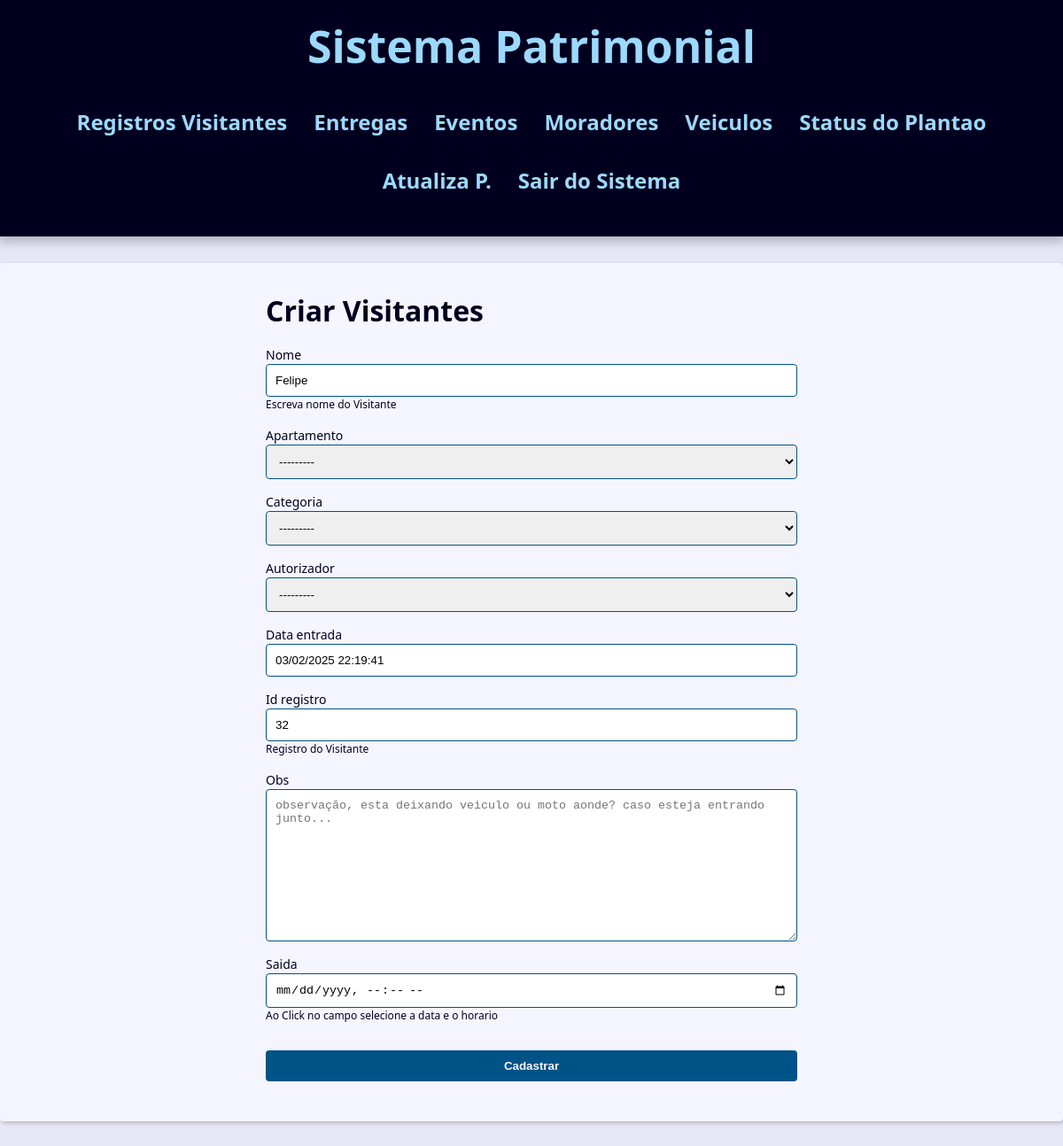
Screenshot of /porteiros/visitantes/4/update/ (signed in) with the database file from the repository.
### contact/models.py (models this page shows, shortened)
class Visitante(models.Model):
    nome = models.CharField(max_length=254)
    apartamento = models.ForeignKey(Apartamento,
                                    on_delete=models.SET_NULL,
                                    blank=True, null=True
                                     )
    categoria = models.ForeignKey(Categoria,
                                    on_delete=models.SET_NULL,
                                    blank=True, null=True
                                     )
    autorizador = models.ForeignKey(User, on_delete=models.SET_NULL,
                                    blank=True, null=True
                                     )
    data_entrada = models.DateTimeField(default=timezone.now)
    id_registro = models.CharField(max_length=50)
    obs = models.TextField(blank=True)
    saida = models.DateTimeField(null=True, blank=True)

### contact/views/contact_forms.py (the view, shortened to what this page needs)
@porteiro_required
def visitanteIndexUpdate(request, visitante_id):
    visitante = get_object_or_404(Visitante, pk=visitante_id)
    form_action = reverse('contact:visitanteIndexUpdate', args=(visitante_id,))
    context = {
        'form': VisitantesForm(instance=visitante),
        'form_action': form_action,
    }
    return render(
        request,
        'contact/visitantes/create.html',
        context,
    )

### contact/models.py (called while the page is built)
    def __str__(self) -> str:
        return self.numero_apartamento

### contact/views/user_forms.py (called while the page is built)
def porteiro_required(view_func):
    @wraps(view_func)
    @login_required
    def _wrapped_view(request, *args, **kwargs):
        if not request.user.groups.filter(name="porteiro").exists():  # Verifica se o usuário está no grupo 'porteiro'
            messages.error(request, 'Acesso negado! Apenas porteiros podem acessar esta área.')
            return redirect('contact:login_views')  # Redireciona para login se não for porteiro
        return view_func(request, *args, **kwargs)
    return _wrapped_view

### contact/templates/contact/visitantes/create.html (shortened to what this page needs)
{% extends "global/base.html" %}
{% block content %}
<div class="form-wrapper">
    <h1>Criar Visitantes</h1>
    <form
      action="{{ form_action }}"
      method="POST"
      enctype="multipart/form-data"
    >
    <div class="form-content">
        {% for field in form %}
            <div class="form-group">
                <label for="{{ field.id_for_label }}">{{ field.label }}</label>
                {{ field }}
                {% if field.help_text %}
                    <p class="help-text">{{ field.help_text }}</p>
                {% endif %}
            </div>
        {% endfor %}
    </div>
    <div class="form-content">
        <div class="form-group">
          <button class="btn" type="submit">Cadastrar</button>
        </div>
    </div>
    </form>
</div>
<link rel="stylesheet" href="https://cdn.jsdelivr.net/npm/flatpickr/dist/flatpickr.min.css">
{% endblock content %}

### base_static/global/css/style.css (style rules this page uses)
:root { --spacing: 1.5rem; --link-dark-color: rgb(0, 83, 134); --link-light-color: rgb(156, 217, 255); --clr-white: rgb(245, 245, 255); --clr-black: rgb(0, 0, 30); --clr-light-gray: rgb(230, 230, 245); --clr-dark-shadow-5: rgba(0, 0, 10, 5%); --clr-dark-shadow-10: rgba(0, 0, 10, 10%); --clr-dark-shadow-20: rgba(0, 0, 10, 20%); --clr-light-shadow-5: rgba(200, 200, 255, 5%); --clr-light-shadow-10: rgba(200, 200, 255, 10%); --clr-light-shadow-20: rgba(200, 200, 255, 20%); --main-page-width: 120rem; --table-min-width: 60rem; --biggest-font-size: 5rem; --bigger-font-size: 4rem; --big-font-size: 3.2rem; --medium-font-size: 2.4rem; --small-font-size: 1.6rem; --smaller-font-size: 1.4rem; --smallest-font-size: 1.2rem; --transition-fast: 300ms; --transition-medium: 600ms; --transition-slow: 1s; --default-border-radius: 4px; }
*, *::before, *::after { margin: 0; padding: 0; box-sizing: border-box; }
html { font-size: 62.5%; }
body { font-family: system-ui, -apple-system, BlinkMacSystemFont, 'Segoe UI', Roboto, Oxygen, Ubuntu, Cantarell, 'Open Sans', 'Helvetica Neue', sans-serif; line-height: 1.5; font-size: var(--small-font-size); color: var(--clr-black); -webkit-font-smoothing: antialiased; background: var(--clr-light-gray); }
.form-wrapper { max-width: 60rem; margin: var(--spacing) auto; }
.form-content { margin: var(--spacing) 0; }
.form-group { display: flex; flex-direction: column; padding-bottom: var(--spacing); }
.form-group p { margin: 1em 0; }
.form-group .help-text, .form-group .help-text ~ ul { margin: 0; font-size: var(--smallest-font-size); list-style: none; }
.form-group input, .form-group textarea, .form-group select { padding: 1rem; border-radius: var(--default-border-radius); border: 1px solid var(--link-dark-color); }
.form-group label { font-size: var(--smaller-font-size); }
.btn { background-color: var(--link-dark-color); color: var(--clr-white); font-weight: bold; border: none; padding: 1rem 2rem; border-radius: var(--default-border-radius); cursor: pointer; transition: filter var(--transition-fast) ease-in-out; }

### rows the page displays
Visitante: form "Felipe" "---------" "---------" "---------" "03/02/2025 22:19:41" "32"

### other values shown
{{ field.label }} "Nome" "Apartamento" "Categoria" "Autorizador" "Data entrada" "Id registro" "Obs" "Saida"
{{ field.help_text }} "Escreva nome do Visitante" "Registro do Visitante" "Ao Click no campo selecione a data e o horario"
